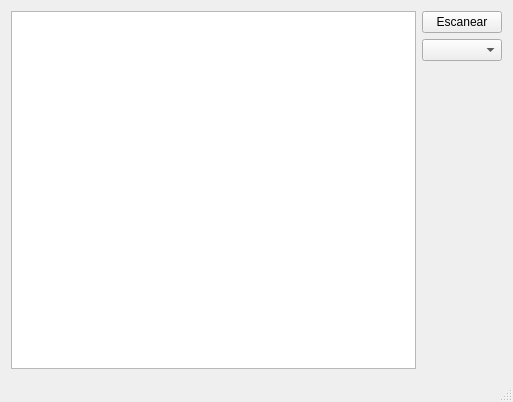
<?xml version="1.0" encoding="UTF-8"?>
<ui version="4.0">
 <class>ControlMaestro</class>
 <widget class="QMainWindow" name="ControlMaestro">
  <property name="geometry">
   <rect>
    <x>0</x>
    <y>0</y>
    <width>513</width>
    <height>402</height>
   </rect>
  </property>
  <property name="windowTitle">
   <string>ControlMaestro</string>
  </property>
  <widget class="QWidget" name="centralWidget">
   <layout class="QHBoxLayout" name="horizontalLayout">
    <item>
     <widget class="QListWidget" name="listWidget"/>
    </item>
    <item>
     <layout class="QVBoxLayout" name="verticalLayout">
      <item>
       <widget class="QPushButton" name="btnEscanear">
        <property name="text">
         <string>Escanear</string>
        </property>
       </widget>
      </item>
      <item>
       <widget class="QComboBox" name="btnModo"/>
      </item>
      <item>
       <spacer name="verticalSpacer">
        <property name="orientation">
         <enum>Qt::Vertical</enum>
        </property>
        <property name="sizeHint" stdset="0">
         <size>
          <width>20</width>
          <height>40</height>
         </size>
        </property>
       </spacer>
      </item>
     </layout>
    </item>
   </layout>
  </widget>
  <widget class="QMenuBar" name="menuBar">
   <property name="geometry">
    <rect>
     <x>0</x>
     <y>0</y>
     <width>513</width>
     <height>18</height>
    </rect>
   </property>
  </widget>
  <widget class="QStatusBar" name="statusBar"/>
 </widget>
 <layoutdefault spacing="6" margin="11"/>
 <resources/>
 <connections/>
</ui>
